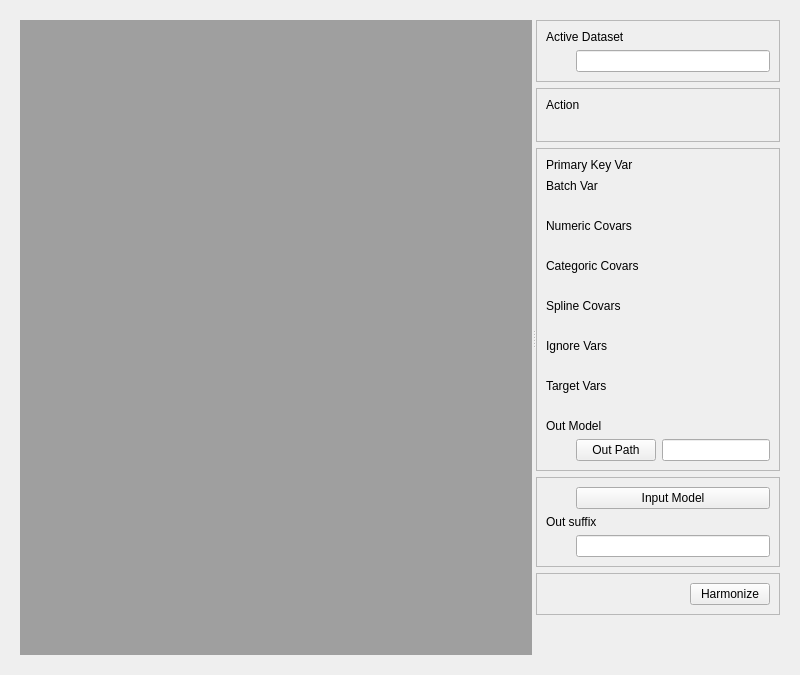
<?xml  version="1.0"  encoding="UTF-8"?>
<ui  version="4.0">
  <class>Form</class>
  <widget  class="QWidget"  name="Form">
    <property  name="geometry">
      <rect>
        <x>0</x>
        <y>0</y>
        <width>800</width>
        <height>500</height>
      </rect>
    </property>
    <property  name="windowTitle">
      <string>Form</string>
    </property>
    
    <layout  class="QVBoxLayout"  name="vlMain">
      <item>
        <widget class="QWidget" name="verticalLayoutWidget">
            <layout  class="QHBoxLayout"  name="horizontalLayout">
                <item>
                    <widget  class="QSplitter"  name="splitter">
                        <property  name="orientation">
                            <enum>Qt::Horizontal</enum>
                        </property>
                        
                        <widget  class="QWidget"  name="wViewer">
                            <property  name="sizePolicy">
                            <sizepolicy  hsizetype="Preferred"  vsizetype="Preferred">
                                <horstretch>8</horstretch>
                                <verstretch>0</verstretch>
                            </sizepolicy>
                            </property>
                            <layout  class="QVBoxLayout"  name="vlViewer">
                            <item>
                                <widget  class="QMdiArea"  name="mdiArea"/>
                            </item>
                            </layout>
                        </widget>
                        
                        <widget  class="QWidget"  name="wOptions">
                            <property  name="sizePolicy">
                                <sizepolicy  hsizetype="Minimum"  vsizetype="Minimum">
                                    <horstretch>1</horstretch>
                                    <verstretch>0</verstretch>
                                </sizepolicy>
                            </property>
                        
                            <layout  class="QVBoxLayout"  name="vlOptions">

                                <item>
                                    <widget  class="QFrame"  name="wActiveDset">
                                    <property  name="frameShape">
                                        <enum>QFrame::StyledPanel</enum>
                                    </property>
                                    <property  name="frameShadow">
                                        <enum>QFrame::Raised</enum>
                                    </property>
                                    <property  name="lineWidth">
                                        <number>8</number>
                                    </property>

                                    <layout  class="QVBoxLayout"  name="vlActiveDset">
                                        
                                        <item>
                                        <widget  class="QLabel"  name="label_activeDset">
                                            <property  name="text">
                                            <string>Active Dataset</string>
                                            </property>
                                        </widget>
                                        </item>

                                        <item>
                                        <layout  class="QHBoxLayout"  name="horizontalLayout_5">
                                            <item>
                                                <spacer  name="horizontalSpacer_5">
                                                    <property  name="orientation">
                                                        <enum>Qt::Horizontal</enum>
                                                    </property>
                                                    
                                                    <property name="sizeType">
                                                        <enum>QSizePolicy::Fixed</enum>
                                                    </property>
                                                    
                                                    <property  name="sizeHint"  stdset="0">
                                                    <size>
                                                        <width>30</width>
                                                        <height>20</height>
                                                    </size>
                                                    </property>
                                                </spacer>
                                            </item>
                                            <item>
                                                <widget  class="QLineEdit"  name="edit_activeDset">
                                                    <property  name="text">
                                                        <string> </string>
                                                    </property>
                                                </widget>
                                            </item>
                                        </layout>
                                        </item>

                                    </layout>
                                    </widget>
                                </item>

                                <item>
                                    <widget  class="QFrame"  name="wAction">
                                    <property  name="frameShape">
                                        <enum>QFrame::StyledPanel</enum>
                                    </property>
                                    <property  name="frameShadow">
                                        <enum>QFrame::Raised</enum>
                                    </property>
                                    <property  name="lineWidth">
                                        <number>8</number>
                                    </property>
                                    
                                    <layout  class="QVBoxLayout"  name="vlAction">
                                        
                                        <item>
                                        <widget  class="QLabel"  name="label_select">
                                            <property  name="text">
                                            <string>Action</string>
                                            </property>
                                        </widget>
                                        </item>
                                        
                                        <item>
                                        <layout  class="QHBoxLayout"  name="horizontalLayout_5">
                                            <item>
                                            <spacer  name="horizontalSpacer_5">
                                                <property  name="orientation">
                                                <enum>Qt::Horizontal</enum>
                                                </property>
                                                
                                                <property name="sizeType">
                                                    <enum>QSizePolicy::Fixed</enum>
                                                </property>
                                                
                                                <property  name="sizeHint"  stdset="0">
                                                <size>
                                                    <width>30</width>
                                                    <height>20</height>
                                                </size>
                                                </property>
                                            </spacer>
                                            </item>
                                        </layout>
                                        </item>
                                    </layout>
                                    
                                    </widget>
                                </item>
                                
                                <item>
                                    <widget  class="QFrame"  name="wParamsLearn">
                                    <property  name="frameShape">
                                        <enum>QFrame::StyledPanel</enum>
                                    </property>
                                    <property  name="frameShadow">
                                        <enum>QFrame::Raised</enum>
                                    </property>
                                    <property  name="lineWidth">
                                        <number>8</number>
                                    </property>
                                    
                                    <layout  class="QVBoxLayout"  name="vlParamsLearn">
                                        
                                        <item>
                                        <widget  class="QLabel"  name="label_select">
                                            <property  name="text">
                                            <string>Primary Key Var</string>
                                            </property>
                                        </widget>
                                        </item>
                                        
                                        <item>
                                        <layout  class="QHBoxLayout"  name="horizontalLayout_5">
                                            <item>
                                            <spacer  name="horizontalSpacer_5">
                                                <property  name="orientation">
                                                <enum>Qt::Horizontal</enum>
                                                </property>
                                                
                                                <property name="sizeType">
                                                    <enum>QSizePolicy::Fixed</enum>
                                                </property>
                                                
                                            </spacer>
                                            </item>
                                            <item>
                                                <layout  class="QVBoxLayout"  name="vlPrimaryKeyVar"/>
                                            </item>
                                        </layout>
                                        </item>

                                        <item>
                                        <widget  class="QLabel"  name="label_select">
                                            <property  name="text">
                                            <string>Batch Var</string>
                                            </property>
                                        </widget>
                                        </item>
                                        
                                        <item>
                                        <layout  class="QHBoxLayout"  name="horizontalLayout_5">
                                            <item>
                                            <spacer  name="horizontalSpacer_5">
                                                <property  name="orientation">
                                                <enum>Qt::Horizontal</enum>
                                                </property>
                                                
                                                <property name="sizeType">
                                                    <enum>QSizePolicy::Fixed</enum>
                                                </property>
                                    
                                                <property  name="sizeHint"  stdset="0">
                                                    <size>
                                                        <width>30</width>
                                                        <height>20</height>
                                                    </size>
                                                </property>
                                            </spacer>
                                            </item>
                                            <item>
                                            <layout  class="QVBoxLayout"  name="vlBatchVar"/>
                                            </item>
                                        </layout>
                                        </item>
                                        
                                        <item>
                                        <widget  class="QLabel"  name="label_select">
                                            <property  name="text">
                                            <string>Numeric Covars</string>
                                            </property>
                                        </widget>
                                        </item>
                                        
                                        <item>
                                        <layout  class="QHBoxLayout"  name="horizontalLayout_5">
                                            <item>
                                            <spacer  name="horizontalSpacer_5">
                                                <property  name="orientation">
                                                <enum>Qt::Horizontal</enum>
                                                </property>
                                                
                                                <property name="sizeType">
                                                    <enum>QSizePolicy::Fixed</enum>
                                                </property>
                                    
                                                <property  name="sizeHint"  stdset="0">
                                                    <size>
                                                        <width>30</width>
                                                        <height>20</height>
                                                    </size>
                                                </property>
                                            </spacer>
                                            </item>
                                            <item>
                                            <layout  class="QVBoxLayout"  name="vlNumVars"/>
                                            </item>
                                        </layout>
                                        </item>
                                        
                                        <item>
                                        <widget  class="QLabel"  name="label_select">
                                            <property  name="text">
                                            <string>Categoric Covars</string>
                                            </property>
                                        </widget>
                                        </item>
                                        
                                        <item>
                                        <layout  class="QHBoxLayout"  name="horizontalLayout_5">
                                            <item>
                                            <spacer  name="horizontalSpacer_5">
                                                <property  name="orientation">
                                                <enum>Qt::Horizontal</enum>
                                                </property>
                                                
                                                <property name="sizeType">
                                                    <enum>QSizePolicy::Fixed</enum>
                                                </property>
                                    
                                                <property  name="sizeHint"  stdset="0">
                                                    <size>
                                                        <width>30</width>
                                                        <height>20</height>
                                                    </size>
                                                </property>
                                            </spacer>
                                            </item>
                                            <item>
                                            <layout  class="QVBoxLayout"  name="vlCatVars"/>
                                            </item>
                                        </layout>
                                        </item>
                                        
                                        <item>
                                        <widget  class="QLabel"  name="label_select">
                                            <property  name="text">
                                            <string>Spline Covars</string>
                                            </property>
                                        </widget>
                                        </item>
                                        
                                        <item>
                                        <layout  class="QHBoxLayout"  name="horizontalLayout_5">
                                            <item>
                                            <spacer  name="horizontalSpacer_5">
                                                <property  name="orientation">
                                                <enum>Qt::Horizontal</enum>
                                                </property>
                                                
                                                <property name="sizeType">
                                                    <enum>QSizePolicy::Fixed</enum>
                                                </property>
                                    
                                                <property  name="sizeHint"  stdset="0">
                                                    <size>
                                                        <width>30</width>
                                                        <height>20</height>
                                                    </size>
                                                </property>
                                            </spacer>
                                            </item>
                                            <item>
                                            <layout  class="QVBoxLayout"  name="vlSplineVars"/>
                                            </item>
                                        </layout>
                                        </item>
                                        
                                        <item>
                                        <widget  class="QLabel"  name="label_select">
                                            <property  name="text">
                                            <string>Ignore Vars</string>
                                            </property>
                                        </widget>
                                        </item>
                                        
                                        <item>
                                        <layout  class="QHBoxLayout"  name="horizontalLayout_5">
                                            <item>
                                            <spacer  name="horizontalSpacer_5">
                                                <property  name="orientation">
                                                <enum>Qt::Horizontal</enum>
                                                </property>
                                                
                                                <property name="sizeType">
                                                    <enum>QSizePolicy::Fixed</enum>
                                                </property>
                                    
                                                <property  name="sizeHint"  stdset="0">
                                                    <size>
                                                        <width>30</width>
                                                        <height>20</height>
                                                    </size>
                                                </property>
                                            </spacer>
                                            </item>
                                            <item>
                                            <layout  class="QVBoxLayout"  name="vlIgnoreVars"/>
                                            </item>
                                        </layout>
                                        </item>

                                        <item>
                                        <widget  class="QLabel"  name="label_select">
                                            <property  name="text">
                                            <string>Target Vars</string>
                                            </property>
                                        </widget>
                                        </item>
                                        
                                        <item>
                                        <layout  class="QHBoxLayout"  name="horizontalLayout_5">
                                            <item>
                                            <spacer  name="horizontalSpacer_5">
                                                <property  name="orientation">
                                                <enum>Qt::Horizontal</enum>
                                                </property>
                                                
                                                <property name="sizeType">
                                                    <enum>QSizePolicy::Fixed</enum>
                                                </property>
                                    
                                                <property  name="sizeHint"  stdset="0">
                                                    <size>
                                                        <width>30</width>
                                                        <height>20</height>
                                                    </size>
                                                </property>
                                            </spacer>
                                            </item>
                                            <item>
                                            <layout  class="QVBoxLayout"  name="vlTargetVars"/>
                                            </item>
                                        </layout>
                                        </item>
                                        
                                        <item>
                                        <widget  class="QLabel"  name="label_select">
                                            <property  name="text">
                                            <string>Out Model</string>
                                            </property>
                                        </widget>
                                        </item>
                                        
                                        <item>
                                        <layout  class="QHBoxLayout"  name="horizontalLayout_5">
                                            <item>
                                            <spacer  name="horizontalSpacer_5">
                                                <property  name="orientation">
                                                <enum>Qt::Horizontal</enum>
                                                </property>
                                                
                                                <property name="sizeType">
                                                    <enum>QSizePolicy::Fixed</enum>
                                                </property>
                                    
                                                <property  name="sizeHint"  stdset="0">
                                                    <size>
                                                        <width>30</width>
                                                        <height>20</height>
                                                    </size>
                                                </property>
                                            </spacer>
                                            </item>
                                            <item>
                                                <widget  class="QPushButton"  name="outDirBtn">
                                                <property  name="text">
                                                    <string>Out Path</string>
                                                </property>
                                                </widget>                                        
                                            </item>
                                            <item>
                                                <widget  class="QLineEdit"  name="edit_outMdlName">
                                                </widget>                                                                                
                                            </item>
                                            
                                        </layout>
                                        </item>
                                        
                                    </layout>
                                    
                                    </widget>
                                </item>

                                <item>
                                    <widget  class="QFrame"  name="wParamsApply">
                                    
                                    <property  name="frameShape">
                                        <enum>QFrame::StyledPanel</enum>
                                    </property>
                                    <property  name="frameShadow">
                                        <enum>QFrame::Raised</enum>
                                    </property>
                                    <property  name="lineWidth">
                                        <number>8</number>
                                    </property>
                                    
                                    <layout  class="QVBoxLayout"  name="vlParamsApply">
                                        
                                        <item>
                                        <layout  class="QHBoxLayout"  name="hlDivideBy">
                                            <item>
                                                <spacer  name="horizontalSpacer_5">
                                                    <property  name="orientation">
                                                    <enum>Qt::Horizontal</enum>
                                                    </property>
                                                    
                                                    <property name="sizeType">
                                                        <enum>QSizePolicy::Fixed</enum>
                                                    </property>                                    
                                                    
                                                    <property  name="sizeHint"  stdset="0">
                                                    <size>
                                                        <width>30</width>
                                                        <height>20</height>
                                                    </size>
                                                    </property>
                                                </spacer>
                                            </item>
                                            <item>
                                                <widget  class="QPushButton"  name="selectModelBtn">
                                                <property  name="text">
                                                    <string>Input Model</string>
                                                </property>
                                                </widget>
                                            </item>
                                        </layout>
                                        </item>

                                        <item>                                
                                            <widget  class="QLabel"  name="label_select2">
                                                <property  name="text">
                                                <string>Out suffix</string>
                                                </property>
                                            </widget>
                                        </item>

                                        <item>
                                            <layout  class="QHBoxLayout"  name="horizontalLayout_6">
                                                <item>
                                                    <spacer  name="horizontalSpacer_6">
                                                        <property  name="orientation">
                                                        <enum>Qt::Horizontal</enum>
                                                        </property>
                                                        
                                                        <property name="sizeType">
                                                            <enum>QSizePolicy::Fixed</enum>
                                                        </property>
                                                        
                                                        <property  name="sizeHint"  stdset="0">
                                                        <size>
                                                            <width>30</width>
                                                            <height>20</height>
                                                        </size>
                                                        </property>
                                                    </spacer>
                                                </item>
                                                <item>
                                                    <widget  class="QLineEdit"  name="edit_outSuff">
                                                    </widget>
                                                </item>
                                            </layout>
                                        </item>                                        

                                    </layout>                                    
                                    </widget>                                
                                </item>
                                
                                <item>
                                    <widget  class="QFrame"  name="wHarmonize">
                                        <property  name="frameShape">
                                            <enum>QFrame::StyledPanel</enum>
                                        </property>
                                        <property  name="frameShadow">
                                            <enum>QFrame::Raised</enum>
                                        </property>
                                        <property  name="lineWidth">
                                            <number>8</number>
                                        </property>

                                        <layout  class="QHBoxLayout"  name="horizontalLayout_8">
                                            <item>
                                                <spacer  name="horizontalSpacer_8">
                                                <property  name="orientation">
                                                    <enum>Qt::Horizontal</enum>
                                                </property>
                                                <property  name="sizeHint"  stdset="0">
                                                    <size>
                                                    <width>40</width>
                                                    <height>20</height>
                                                    </size>
                                                </property>
                                                </spacer>
                                            </item>

                                            <item>
                                                <widget  class="QPushButton"  name="harmonizeBtn">
                                                    <property  name="text">
                                                        <string>Harmonize</string>
                                                    </property>
                                                </widget>
                                            </item>
                                        </layout>
                                    </widget>
                                </item>
                                
                                <item>
                                    <spacer  name="verticalSpacer">
                                        <property  name="orientation">
                                            <enum>Qt::Vertical</enum>
                                        </property>
                                        <property  name="sizeHint"  stdset="0">
                                            <size>
                                            <width>20</width>
                                            <height>40</height>
                                            </size>
                                        </property>
                                    </spacer>
                                </item>
                            
                            
                            </layout>
                        </widget>
                    </widget>
                </item>
            </layout>
            

        </widget>
      </item>

      </layout>

            
  </widget>
  <resources/>
  <connections/>
</ui>
